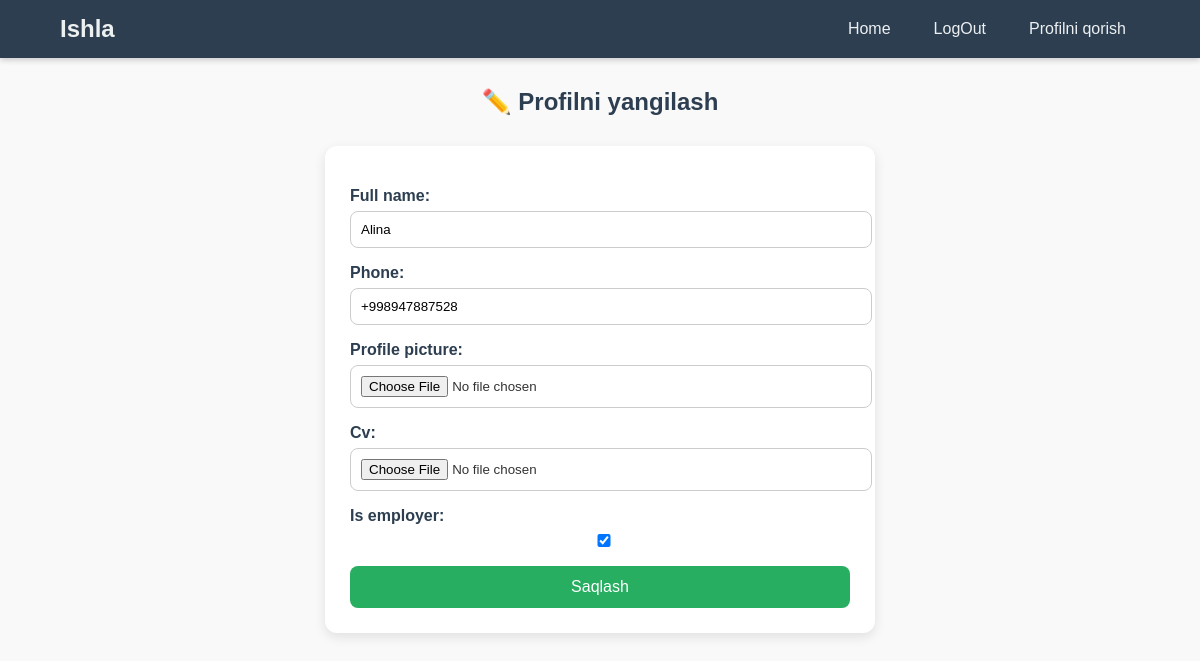
The app's page /api/profile/update/ (signed in) with its own data.
### main/models.py (models this page shows, shortened)
class User(AbstractUser):
    phone_regex = RegexValidator(
        regex=r'^\+998\d{9}$',
        message="Telefon raqam +998xxxxxxx fromatida bo'lishi kerak."
    )
    phone = models.CharField(max_length=13, unique=True, null=True, blank=True, validators=[phone_regex])
    email = models.EmailField(unique=True)
    full_name = models.CharField(max_length=120)
    profile_picture = models.ImageField(upload_to='', blank=True, null=True)
    cv = models.FileField(upload_to='cvs/', blank=True, null=True)
    is_employer = models.BooleanField(default=False)

### main/views.py (the view)
# urls.py: path('profile/update/', profile_update, name='profile_update'),
def profile_update(request):
    if request.method == 'POST':
        form = UserUpdateForm(request.POST, request.FILES, instance=request.user)
        if form.is_valid():
            form.save()
            return redirect('profile')  # вернём на просмотр профиля
    else:
        form = UserUpdateForm(instance=request.user)
    return render(request, 'profile_update.html', {'form': form})

### main/forms.py
class UserUpdateForm(forms.ModelForm):
    class Meta:
        model = User
        fields = ['full_name', 'phone', 'profile_picture', 'cv', 'is_employer']
        widgets = {
            'full_name': forms.TextInput(attrs={'class': 'form-control'}),
            'phone': forms.TextInput(attrs={'class': 'form-control'}),
            'profile_picture': forms.FileInput(attrs={'class': 'form-control'}),
            'cv': forms.FileInput(attrs={'class': 'form-control'}),
            'is_employer': forms.CheckboxInput(attrs={'class': 'form-check-input'}),
        }

### templates/profile_update.html (shortened to what this page needs)
{% load static %}
<!DOCTYPE html>
<html lang="ru">
<head>
    <link rel="stylesheet" href="{% static 'profile_update.css' %}">
</head>
<body>
    <header>
        <div class="container">
            <h1 class="logo">Ishla</h1>
            <nav>
                <ul>
                    <li><a href="/api/base/">Home</a></li>
                    {% if request.user.is_authenticated %}
                    <li><a href="{% url 'logout' %}">LogOut</a></li>
                    {% else %}
                    <li><a href="{% url 'login' %}">LogIn</a></li>
                    <li><a href="{% url 'register' %}">Ro‘yxatdan o‘tish</a></li>
                    {% endif %}
                    <li><a href="{% url 'profile' %}">Profilni qorish</a></li>
                </ul>
            </nav>
        </div>
    </header>
    <h2>✏️ Profilni yangilash</h2>
    <form method="post" enctype="multipart/form-data">
        {{ form.as_p }}
        <button type="submit">Saqlash</button>
    </form>
</body>
</html>

### static/profile_update.css (style rules this page uses)
body { font-family: Arial, sans-serif; margin: 0; padding: 0; background: #f9f9f9; color: #333; }
header { background: #2c3e50; padding: 15px 0; box-shadow: 0 2px 6px rgba(0,0,0,0.2); }
header .container { width: 90%; margin: 0 auto; display: flex; justify-content: space-between; align-items: center; }
header .logo { color: #ecf0f1; margin: 0; font-size: 24px; font-weight: bold; }
header nav ul { list-style: none; margin: 0; padding: 0; display: flex; gap: 15px; }
header nav ul li a { text-decoration: none; color: #ecf0f1; padding: 8px 14px; border-radius: 6px; transition: background 0.3s; }
h2 { text-align: center; margin: 30px 0; color: #2c3e50; }
form { max-width: 500px; margin: 0 auto; background: #fff; padding: 25px; border-radius: 12px; box-shadow: 0 4px 12px rgba(0,0,0,0.1); }
form p { margin-bottom: 15px; }
form label { font-weight: bold; display: block; margin-bottom: 6px; color: #2c3e50; }
form input, form select, form textarea { width: 100%; padding: 10px; border: 1px solid #ccc; border-radius: 8px; outline: none; transition: border-color 0.3s; }
button { width: 100%; padding: 12px; background: #27ae60; color: #fff; font-size: 16px; border: none; border-radius: 8px; cursor: pointer; transition: background 0.3s, transform 0.1s; }

### records on screen
User: full_name "Alina", phone "+998947887528", is_employer "☑"
